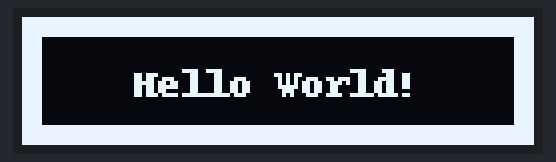
Simulated run of this program. Board: Raspberry Pi (BCM pin numbers). On the bench: 128×32 one-colour display. At 0.1 s the program stops and its outputs stay as they are.

Above: at 0.1 s.

The program:

test.py
```python
import board
import busio
from PIL import Image, ImageDraw, ImageFont
import adafruit_ssd1306

i2c = busio.I2C(board.SCL, board.SDA)
oled = adafruit_ssd1306.SSD1306_I2C(128, 32, i2c, addr=0x3c)
BORDER = 5

# Clear display.
oled.fill(0)
oled.show()

# Create blank image for drawing.
# Make sure to create image with mode '1' for 1-bit color.
image = Image.new("1", (oled.width, oled.height))

# Get drawing object to draw on image.
draw = ImageDraw.Draw(image)

# Draw a white background
draw.rectangle((0, 0, oled.width, oled.height), outline=255, fill=255)

# Draw a smaller inner rectangle
draw.rectangle(
    (BORDER, BORDER, oled.width - BORDER - 1, oled.height - BORDER - 1),
    outline=0,
    fill=0,
)

# Load default font.
font = ImageFont.load_default()

# Draw Some Text
text = "Hello World!"
(font_width, font_height) = font.getsize(text)
draw.text(
    (oled.width // 2 - font_width // 2, oled.height // 2 - font_height // 2),
    text,
    font=font,
    fill=255,
)

# Display image
oled.image(image)
oled.show()
```
